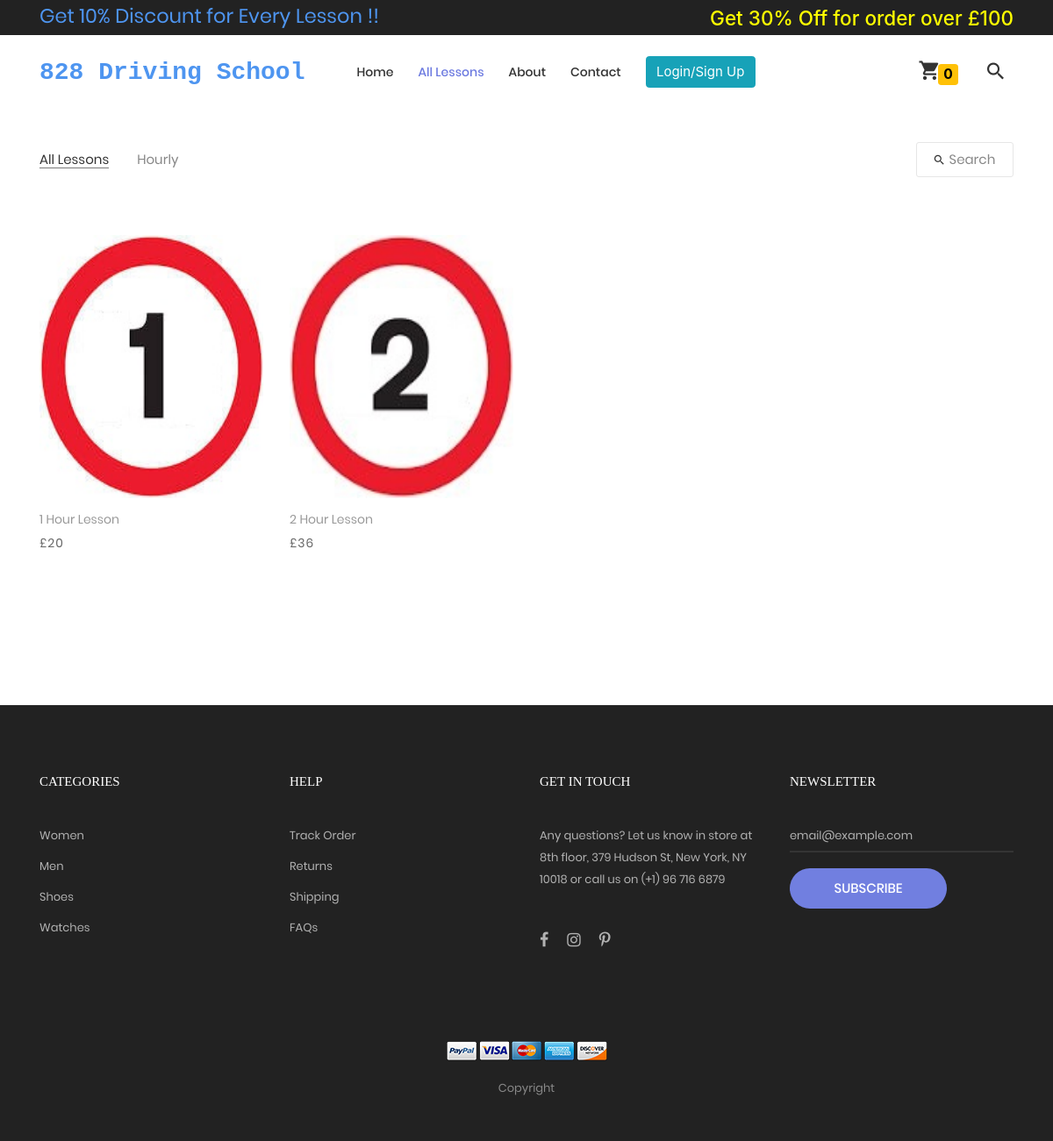
Screenshot of /all_lessons with the database file from the repository.
### home/models.py (models this page shows, shortened)
class Categories(models.Model):
    category_name=models.CharField(max_length=500)

class products(models.Model):
    product_name = models.CharField(max_length=2000)
    category = models.ForeignKey(Categories, on_delete=models.CASCADE)
    Intructor = models.ForeignKey(instructor_information, on_delete=models.CASCADE)
    product_price = models.CharField(max_length=2000)
    image = models.ImageField(upload_to='uploads/product_image')
    image2 = models.ImageField(upload_to='uploads/product_image', null=True, blank=True, default='')
    image3 = models.ImageField(upload_to='uploads/product_image', null=True, blank=True, default='')
    image4 = models.ImageField(upload_to='uploads/product_image', null=True, blank=True, default='')
    image5 = models.ImageField(upload_to='uploads/product_image', null=True, blank=True, default='')
    description = models.TextField()

### home/views.py (the view)
# urls.py: path('all_lessons', views.all_lessons, name='all_lessons'), # all lesson
def all_lessons(request):
    all_products = products.objects.all()
    all_Categories = Categories.objects.all()
    context1 = {'all_products': all_products, 'all_Categories': all_Categories}
    return render(request, 'all_lessons.html', context1)

### templates/all_lessons.html (shortened to what this page needs)
{% extends 'base.html' %}
{% load static %}
{% block all_lessons %}active-menu{% endblock %}
{% block body %}
	<section class="bg0 p-t-23 p-b-140">
		<div class="container">
			<div class="p-b-10">
			</div>
			<div class="flex-w flex-sb-m p-b-52">
				<div class="flex-w flex-l-m filter-tope-group m-tb-10">
					<button class="stext-106 cl6 hov1 bor3 trans-04 m-r-32 m-tb-5 how-active1" data-filter="*">
						All Lessons
					</button>
					{% for all_cat in all_Categories %}
					<button class="stext-106 cl6 hov1 bor3 trans-04 m-r-32 m-tb-5" data-filter=".{{all_cat.category_name|cut:" " }}">
						{{all_cat.category_name}}
					</button>
					{% endfor %}
				</div>
				<div class="flex-w flex-c-m m-tb-10">
					<div class="flex-c-m stext-106 cl6 size-105 bor4 pointer hov-btn3 trans-04 m-tb-4 js-show-search">
						<i class="icon-search cl2 m-r-6 fs-15 trans-04 zmdi zmdi-search"></i>
						Search
					</div>
				</div>
			</div>
			<div class="row isotope-grid">
				{% for all_prod in all_products %}
				<div class="col-sm-6 col-md-4 col-lg-3 p-b-35 isotope-item {{all_prod.category.category_name|cut:" "}}">
					<div class="block2">
						<div class="block2-pic hov-img0">
							<img src="/media/{{all_prod.image}}" alt="IMG-PRODUCT" height="300">
						</div>
						<div class="block2-txt flex-w flex-t p-t-14">
							<div class="block2-txt-child1 flex-col-l ">
								<a href="{% url 'product_detail' all_prod.id %}" class="stext-104 cl4 hov-cl1 trans-04 js-name-b2 p-b-6">
									{{all_prod.product_name}}
								</a>
								<span class="stext-105 cl3">
									£{{all_prod.product_price}}
								</span>
							</div>
						</div>
					</div>
				</div>
				{% endfor %}
			</div>
		</div>
	</section>
{% endblock %}

### static/webapp1/css/main.css (style rules this page uses)
.container { max-width: 1380px; }
@media (max-width: 1600px) { .container { max-width: 1200px; } }
.block2-pic { position: relative; }
.block2-txt-child1 { width: calc(100% - 30px); }
.cl2 { color: #333; }
.cl3 { color: #666; }
.cl4 { color: #999; }
.cl6 { color: #888; }
.stext-104 { font-family: Poppins-Regular; font-size: 14px; line-height: 1.466667; }
.stext-105 { font-family: Poppins-Regular; font-size: 14px; line-height: 1.466667; letter-spacing: 1px; }
.stext-106 { font-family: Poppins-Regular; font-size: 15px; line-height: 1.2; }
.size-105 { min-width: 111px; height: 40px; }
.bg0 { background-color: #fff; }
.bor3 { border-bottom: 1px solid transparent; }
.bor4 { border: 1px solid #e6e6e6; border-radius: 3px; }
.how-active1 { color: #333; border-color: #797979; }
.hov-img0 { display: block; overflow: hidden; }
.hov-img0 img { width: 100%; -webkit-transition: transform 0.9s ease; -o-transition: transform 0.9s ease; -moz-transition: transform 0.9s ease; transition: transform 0.9s ease; }

### rows the page displays
Categories: category_name "Hourly"
products: image (picture), product_name "1 Hour Lesson", product_price "20"
products: image (picture), product_name "2 Hour Lesson", product_price "36"
